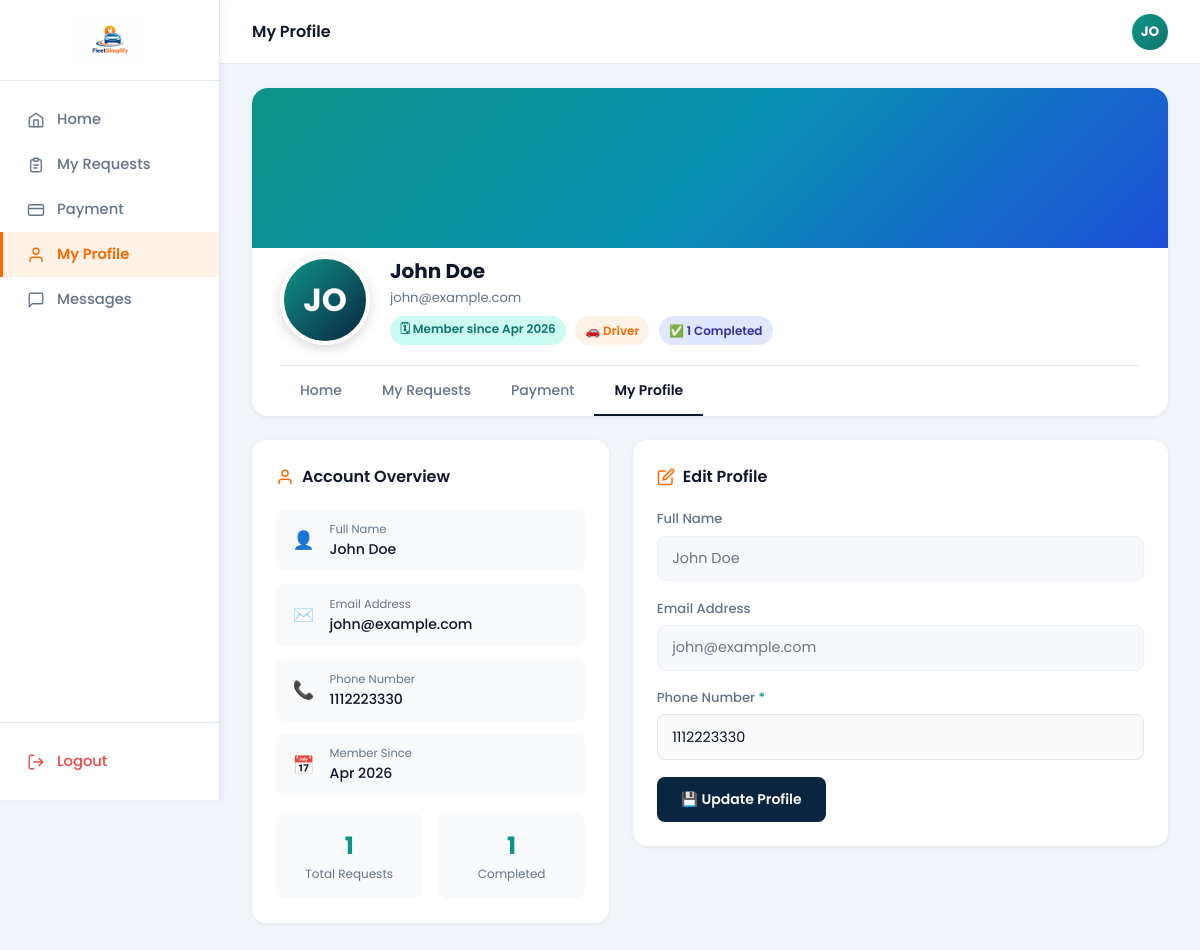
The page /frontend/user/profile.php (signed in) on the database its author committed.
### tables this page shows
CREATE TABLE `users` (
  `id` int(11) NOT NULL AUTO_INCREMENT,
  `name` varchar(100) NOT NULL,
  `email` varchar(100) NOT NULL UNIQUE,
  `password_hash` varchar(255) NOT NULL,
  `role` enum('user','mechanic','admin') NOT NULL DEFAULT 'user',
  `phone` varchar(20) DEFAULT NULL,
  `created_at` timestamp DEFAULT current_timestamp(),
  PRIMARY KEY (`id`)
);

CREATE TABLE `requests` (
  `id` int(11) NOT NULL AUTO_INCREMENT,
  `driver_id` int(11) NOT NULL,
  `mechanic_id` int(11) DEFAULT NULL,
  `vehicle_type` varchar(50) NOT NULL,
  `location_lat` decimal(10,8) NOT NULL,
  `location_lng` decimal(11,8) NOT NULL,
  `location_address` varchar(255) DEFAULT NULL,
  `problem_description` text NOT NULL,
  `status` enum('Pending','Accepted','In Progress','Completed','Cancelled') NOT NULL DEFAULT 'Pending',
  `agreed_amount` decimal(10,2) DEFAULT NULL,
  `payment_status` enum('Unpaid','Paid') NOT NULL DEFAULT 'Unpaid',
  `created_at` timestamp DEFAULT current_timestamp(),
  `updated_at` timestamp DEFAULT current_timestamp() ON UPDATE current_timestamp(),
  PRIMARY KEY (`id`),
  FOREIGN KEY (`driver_id`) REFERENCES `users`(`id`) ON DELETE CASCADE,
  FOREIGN KEY (`mechanic_id`) REFERENCES `mechanics`(`id`) ON DELETE SET NULL
);

### frontend/user/profile.php (the view, shortened to what this page needs)
<?php
require_once '../../backend/config/db.php';
$user_id   = $_SESSION['user_id'];
$user_name = $_SESSION['user_name'];
$stmt = $pdo->prepare("SELECT * FROM users WHERE id = ?");
$stmt->execute([$user_id]);
$user = $stmt->fetch();
$reqStmt = $pdo->prepare("SELECT status FROM requests WHERE driver_id = ?");
$reqStmt->execute([$user_id]);
$allReqs       = $reqStmt->fetchAll();
$totalReqs     = count($allReqs);
$completedReqs = count(array_filter($allReqs, fn($r) => $r['status'] === 'Completed'));
$memberSince   = isset($user['created_at']) ? date('M Y', strtotime($user['created_at'])) : 'N/A';
?>
<!DOCTYPE html>
<html lang="en">
<head>
</head>
<body>
<aside class="sidebar">
    <a href="dashboard.php" class="sidebar-logo">
        <img src="../Images/logo.png" alt="FleetSimplify logo">
    </a>
    <nav class="sidebar-nav">
        <a href="dashboard.php?tab=home" class="nav-item">
            <svg viewBox="0 0 24 24"><path d="M3 9.5L12 3l9 6.5V20a1 1 0 01-1 1H4a1 1 0 01-1-1V9.5z"/><path d="M9 21V12h6v9"/></svg>
            Home
        </a>
        <a href="dashboard.php?tab=requests" class="nav-item">
            <svg viewBox="0 0 24 24"><path d="M9 5H7a2 2 0 00-2 2v12a2 2 0 002 2h10a2 2 0 002-2V7a2 2 0 00-2-2h-2"/><rect x="9" y="3" width="6" height="4" rx="1"/><path d="M9 12h6M9 16h4"/></svg>
            My Requests
        </a>
        <a href="payment.php" class="nav-item">
            <svg viewBox="0 0 24 24"><rect x="2" y="5" width="20" height="14" rx="2"/><path d="M2 10h20"/></svg>
            Payment
        </a>
        <a href="profile.php" class="nav-item active">
            <svg viewBox="0 0 24 24"><path d="M20 21v-2a4 4 0 00-4-4H8a4 4 0 00-4 4v2"/><circle cx="12" cy="7" r="4"/></svg>
            My Profile
        </a>
        <a href="../chat/index.php" class="nav-item">
            <svg viewBox="0 0 24 24"><path d="M21 15a2 2 0 01-2 2H7l-4 4V5a2 2 0 012-2h14a2 2 0 012 2z"/></svg>
            Messages
        </a>
    </nav>
    <div class="sidebar-bottom">
        <a href="../../backend/logout.php" class="nav-item" style="color: #ef4444;">
            <svg viewBox="0 0 24 24"><path d="M9 21H5a2 2 0 01-2-2V5a2 2 0 012-2h4M16 17l5-5-5-5M21 12H9"/></svg>
            Logout
        </a>
    </div>
</aside>
<main class="main">
    <div class="topbar">
        <span class="topbar-title">My Profile</span>
        <div class="avatar-sm"><?= strtoupper(substr($user_name, 0, 2)) ?></div>
    </div>
    <div class="profile-header">
        <div class="profile-cover"></div>
        <div class="profile-info-row">
            <div class="profile-avatar"><?= strtoupper(substr($user_name, 0, 2)) ?></div>
            <div class="profile-meta">
                <div class="profile-name"><?= htmlspecialchars($user_name) ?></div>
                <div class="profile-sub"><?= htmlspecialchars($user['email'] ?? '') ?></div>
                <div class="profile-badges">
                    <span class="badge badge-teal">🗓 Member since <?= $memberSince ?></span>
                    <span class="badge badge-orange">🚗 Driver</span>
                    <span class="badge badge-navy">✅ <?= $completedReqs ?> Completed</span>
                </div>
            </div>
        </div>
        <div class="profile-tabs">
            <a href="dashboard.php?tab=home" class="tab-btn">Home</a>
            <a href="dashboard.php?tab=requests" class="tab-btn">My Requests</a>
            <a href="payment.php" class="tab-btn">Payment</a>
            <a href="profile.php" class="tab-btn active">My Profile</a>
        </div>
    </div>
    <div class="content-area">
        <div class="content-grid">
            <div>
                <div class="card">
                    <div class="card-title">
                        <svg viewBox="0 0 24 24"><path d="M20 21v-2a4 4 0 00-4-4H8a4 4 0 00-4 4v2"/><circle cx="12" cy="7" r="4"/></svg>
                        Account Overview
                    </div>
                    <div class="info-list">
                        <div class="info-row">
                            <div class="info-icon">👤</div>
                            <div>
                                <div class="info-label">Full Name</div>
                                <div class="info-value"><?= htmlspecialchars($user['name']) ?></div>
                            </div>
                        </div>
                        <div class="info-row">
                            <div class="info-icon">✉️</div>
                            <div>
                                <div class="info-label">Email Address</div>
                                <div class="info-value"><?= htmlspecialchars($user['email']) ?></div>
                            </div>
                        </div>
                        <div class="info-row">
                            <div class="info-icon">📞</div>
                            <div>
                                <div class="info-label">Phone Number</div>
                                <div class="info-value"><?= htmlspecialchars($user['phone'] ?: 'Not set') ?></div>
                            </div>
                        </div>
                        <div class="info-row">
                            <div class="info-icon">📅</div>
                            <div>
                                <div class="info-label">Member Since</div>
                                <div class="info-value"><?= $memberSince ?></div>
                            </div>
                        </div>
                    </div>
                    <div class="stats-grid">
                        <div class="mini-stat">
                            <div class="mini-stat-num"><?= $totalReqs ?></div>
                            <div class="mini-stat-label">Total Requests</div>
                        </div>
                        <div class="mini-stat">
                            <div class="mini-stat-num"><?= $completedReqs ?></div>
                            <div class="mini-stat-label">Completed</div>
                        </div>
                    </div>
                </div>
            </div>
            <div class="card">
                <div class="card-title">
                    <svg viewBox="0 0 24 24"><path d="M11 4H4a2 2 0 00-2 2v14a2 2 0 002 2h14a2 2 0 002-2v-7"/><path d="M18.5 2.5a2.121 2.121 0 013 3L12 15l-4 1 1-4 9.5-9.5z"/></svg>
                    Edit Profile
                </div>
                <form action="" method="POST">
                    <div class="form-group">
                        <label>Full Name</label>
                        <input type="text" value="<?= htmlspecialchars($user['name']) ?>" disabled>
                    </div>
                    <div class="form-group">
                        <label>Email Address</label>
                        <input type="email" value="<?= htmlspecialchars($user['email']) ?>" disabled>
                    </div>
                    <div class="form-group">
                        <label for="phone">Phone Number <span style="color: var(--teal);">*</span></label>
                        <input type="text" id="phone" name="phone"
                               value="<?= htmlspecialchars($user['phone']) ?>"
                               placeholder="+254 7XX XXX XXX" required>
                    </div>
                    <button type="submit" class="btn-primary">💾 Update Profile</button>
                </form>
            </div>
        </div>
    </div>
</main>
</body>
</html>

### rows shown on the page
users: email "john@example.com", created_at "Apr 2026", name "John Doe", phone "1112223330"
requests: status "1"

### other values the page prints
substr($user_name, 0, 2) "JO"
$user_name "John Doe"
$totalReqs "1"
